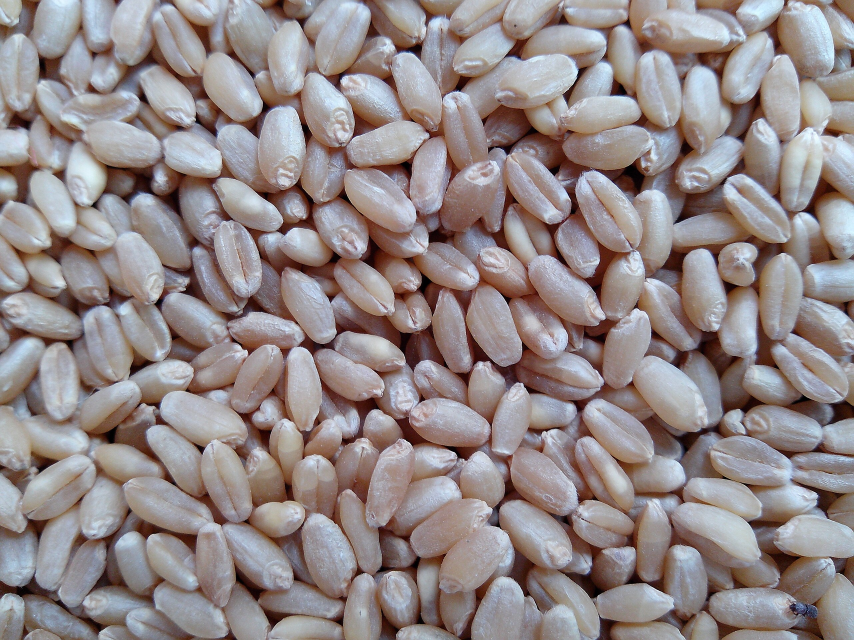
#> input picture agrichain_dataset/upload/original/wheat_test.jpg, 2560 x 1920 px (shown at 1/3 size); its folder holds only this picture in this run
$ python preprocess_images.py
#> lines starting #> are read from the running program, lines starting #| are printed output that depends on the picture
from pathlib import Path
from PIL import Image

ROOT = Path(__file__).resolve().parents[1]
SRC = ROOT / "uploads" / "original"
DST = ROOT / "uploads" / "processed"
DST.mkdir(parents=True, exist_ok=True)

for p in SRC.glob("*"):
    if p.suffix.lower() not in (".jpg",".jpeg",".png"): continue
    im = Image.open(p).convert("RGB").resize((224,224))
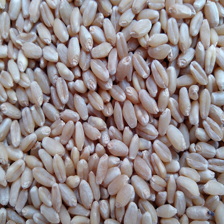
#> im: PIL image 224x224 RGB; mean R, G, B 146.5, 136.2, 136.9
    im.save(DST / p.name)
    print("Processed:", p.name)
